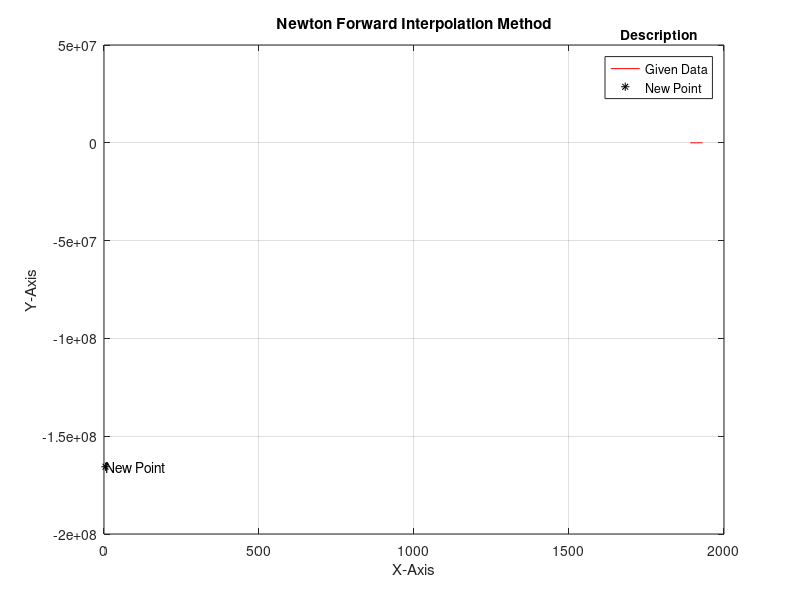

Write the MATLAB code that produced this figure.
clear all
clc
A = [1891, 1901, 1911, 1921, 1931];
B = [46, 66, 81, 93, 101];
l = length(B);
m = l - 1;
newMat = B';
for column = 2 : l
    for row = 1 : m
        newMat(row, column) = newMat(row + 1, column - 1) - newMat(row, column - 1);
    end
    m = m - 1;
end
disp('Forward Difference Table')
disp([A', newMat])
y = B(1);
h = A(2) - A(1);
x = input("Enter a Point: ");
u = (x - A(1)) / h;
term = 1;
for i = 2 : l
   term = term * (u + 2 - i);  
   y = y + (term / factorial(i - 1)) * newMat(1, i);
end
fprintf("Newton Forward Interpolation Value at (X = %d): %.4f\n", x, y);
plot(A, B, 'red');
hold on
plot(x, y, 'black*')
text(x + 1, y, 'New Point')
title('Newton Forward Interpolation Method')
title(legend, 'Description')
legend('Given Data', 'New Point')
xlabel('X-Axis'); ylabel('Y-Axis')
grid on
hold off
function fact = factorial(n)
fact = 1;
while(n > 1)
    fact = fact * n;
    n = n - 1;
end
end